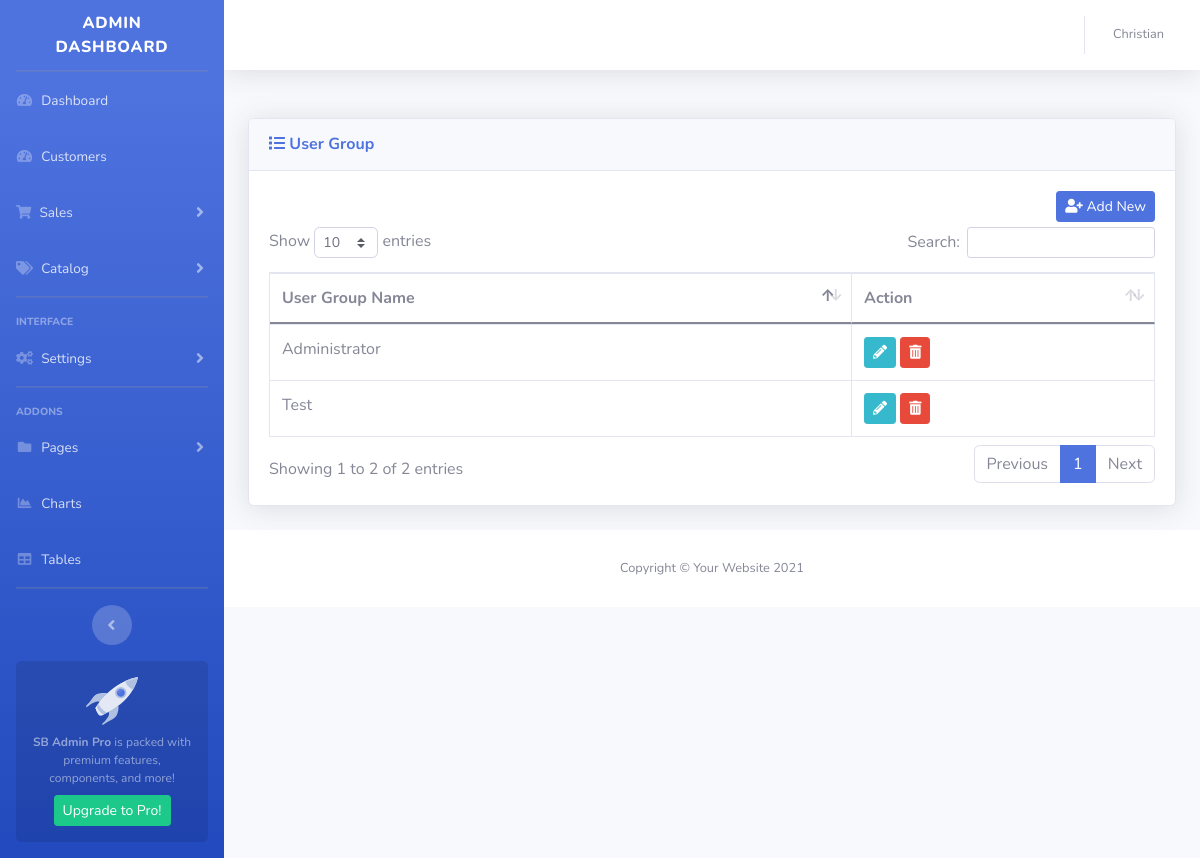
Before: /admin/user_group.php (signed in) with the older database file.
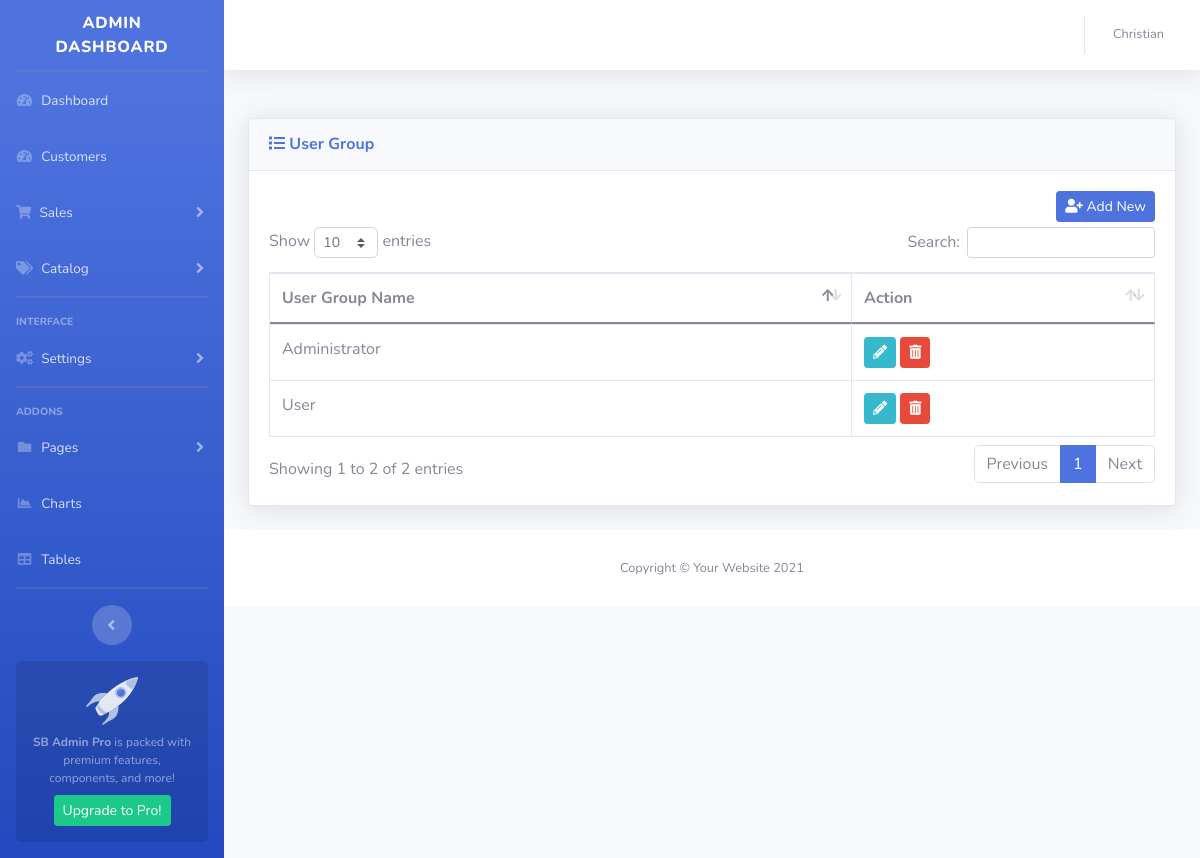
After: the same page with the newer database file.
### tables this page shows
CREATE TABLE `admin_user_group` (
  `user_group_id` int(11) NOT NULL,
  `user_group_name` varchar(50) NOT NULL,
  `user_group_status` tinyint(1) DEFAULT 1
);

### admin/controller/function.php (the view, shortened to what this page needs)
<?php
class Main extends database_connection{
	function select_user_groups() {
		$table="";
		$conn = $this->db_conn();
		$sql = "SELECT * FROM admin_user_group WHERE user_group_status = 1";
		$result = mysqli_query($conn, $sql);
		$table .= '
			<div align="right" style="margin-bottom:5px;">
				<button type="button" id="add_user_button" class="btn btn-sm btn-primary" onclick="add_user_group()"><i class="fas fa-user-plus"></i> Add New</button>
			</div>
			<table class="table table-bordered" id="dataTable" width="100%" cellspacing="0">
				<thead>
					<tr>
						<th>User Group Name</th>
						<th>Action</th>
					</tr>
				</thead>
				<tbody>
		';
		if ($result->num_rows > 0) {
			while($row = $result->fetch_assoc()) {
				$user_group_name = $row["user_group_name"];
				$user_group_id  = $row['user_group_id'];
				$table .= '
					<tr>
						<td>'.$user_group_name.'</td>
						<td>
							<button type="button" name="update" class="btn btn-sm btn-info" id="update_user_button" onclick="update_user_group('.$user_group_id.',\''.$user_group_name.'\')"><i class="fas fa-pencil-alt"></i></button>
							<button type="button" name="deletes" class="btn btn-sm btn-danger" onclick="delete_user_group('.$user_group_id.')"><i class="fas fa-trash-alt"></i></button>
						</td>
					</tr>
				';
			}
		} else {
			$table .= '
			<tr>
				<td colspan="6" align="center">No data found</td>
			</tr>
			';
		}
		$table .='
				</tbody>
			</table>
		';
		echo $table;
	}
}
?>

### admin/assets/common/header.php (shortened to what this page needs)
<!doctype html>
<html lang="en">
<head>
	<link href="https://cdn.jsdelivr.net/npm/bootstrap@5.0.2/dist/css/bootstrap.min.css" rel="stylesheet">
	<link rel="stylesheet" href="assets/css/sb-admin-2.css">
	<link href="vendor/datatables/dataTables.bootstrap4.min.css" rel="stylesheet">
    <link href="vendor/fontawesome-free/css/all.min.css" rel="stylesheet" type="text/css">
</head>

### admin/user_group.php (shortened to what this page needs)
<?php
include "assets/common/header.php";
include "controller/function.php";
$firstname = $_SESSION["firstname"];
$email = $_SESSION["email"];
$class->islogin($email);
?>
<body id="page-top">
    <div id="wrapper">
        <?php include "assets/common/sidenav.php"; ?>
        <div id="content-wrapper" class="d-flex flex-column">
            <div id="content">
                <?php include "assets/common/top-navbar.php"; ?>
                <div class="container-fluid">
                    <div class="card shadow mb-4">
                        <div class="card-header py-3">
                            <h6 class="m-0 font-weight-bold text-primary"><i class="fas fa-list"></i> User Group</h6>
                        </div>
                        <div class="card-body">
                            <div class="table-responsive">
                                    <?php $class->select_user_groups(); ?>
                            </div>
                        </div>
                    </div>
                </div>
                <?php include "assets/common/footer.php"; ?>
            </div>
        </div>
    </div>
</body>

### admin/assets/common/sidenav.php (shortened to what this page needs)
<?php $host = $_SERVER['REQUEST_URI']; ?>
        <ul class="navbar-nav bg-gradient-primary sidebar sidebar-dark accordion" id="accordionSidebar">
            <a class="sidebar-brand d-flex align-items-center justify-content-center" href="index.html">
                <div class="sidebar-brand-text mx-3"> Admin Dashboard </div>
            </a>
            <hr class="sidebar-divider my-0">
            <li class="nav-item <?php echo ($host == "/test/admin/home" ? "active" : "") ?>">
                <a class="nav-link" href="home">
                    <i class="fas fa-fw fa-tachometer-alt"></i>
                    <span>Dashboard</span></a>
            </li>
            <li class="nav-item">
                <a class="nav-link" href="">
                    <i class="fas fa-fw fa-tachometer-alt"></i>
                    <span>Customers</span></a>
            </li>
            <li class="nav-item">
                <a class="nav-link collapsed" href="#" data-toggle="collapse" data-target="#collapseSale"
                    aria-expanded="true" aria-controls="collapseSale">
                    <i class="fas fa-shopping-cart"></i>
                    <span>Sales</span>
                </a>
            </li>
            <li class="nav-item">
                <a class="nav-link collapsed" href="#" data-toggle="collapse" data-target="#collapseCatalog"
                    aria-expanded="true" aria-controls="collapseCatalog">
                    <i class="fas fa-tags"></i>
                    <span>Catalog</span>
                </a>
            </li>
            <hr class="sidebar-divider">
            <div class="sidebar-heading">
                Interface
            </div>
            <li class="nav-item">
                <a class="nav-link collapsed active" href="#" data-toggle="collapse" data-target="#collapseUtilities"
                    aria-expanded="true" aria-controls="collapseUtilities">
                    <i class="fas fa-fw fa-cogs"></i>
                    <span>Settings</span>
                </a>
            </li>
            <hr class="sidebar-divider">
            <div class="sidebar-heading">
                Addons
            </div>
            <li class="nav-item">
                <a class="nav-link collapsed" href="#" data-toggle="collapse" data-target="#collapsePages"
                    aria-expanded="true" aria-controls="collapsePages">
                    <i class="fas fa-fw fa-folder"></i>
                    <span>Pages</span>
                </a>
            </li>
            <li class="nav-item">
                <a class="nav-link" href="charts.html">
                    <i class="fas fa-fw fa-chart-area"></i>
                    <span>Charts</span></a>
            </li>
            <li class="nav-item">
                <a class="nav-link" href="tables.html">
                    <i class="fas fa-fw fa-table"></i>
                    <span>Tables</span></a>
            </li>
            <hr class="sidebar-divider d-none d-md-block">
            <div class="text-center d-none d-md-inline">
                <button class="rounded-circle border-0" id="sidebarToggle"></button>
            </div>
            <div class="sidebar-card d-none d-lg-flex">
                <img class="sidebar-card-illustration mb-2" src="img/undraw_rocket.svg" alt="...">
                <p class="text-center mb-2"><strong>SB Admin Pro</strong> is packed with premium features, components, and more!</p>
                <a class="btn btn-success btn-sm" href="https://startbootstrap.com/theme/sb-admin-pro">Upgrade to Pro!</a>
            </div>
        </ul>

### admin/assets/common/top-navbar.php (shortened to what this page needs)
<nav class="navbar navbar-expand navbar-light bg-white topbar mb-4 static-top shadow">
    <ul class="navbar-nav ml-auto">
        <li class="nav-item dropdown no-arrow">
            <a class="nav-link dropdown-toggle" href="#" id="userDropdown" role="button"
                data-toggle="dropdown" aria-haspopup="true" aria-expanded="false">
                <span class="mr-2 d-none d-lg-inline text-gray-600 small"><?php echo $firstname . " ". $lastname; ?></span>
            </a>
        </li>
    </ul>
</nav>

### admin/assets/common/footer.php
<footer class="sticky-footer bg-white">
    <div class="container my-auto">
        <div class="copyright text-center my-auto">
            <span>Copyright &copy; Your Website 2021</span>
        </div>
    </div>
</footer>

Changed rows visible on the page:
changed admin_user_group: user_group_name "Test" → "User"
